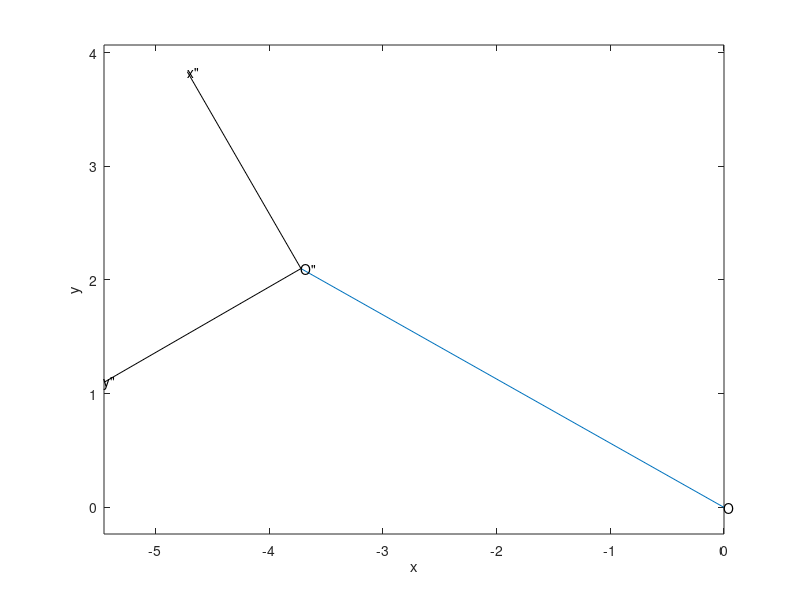

MATLAB code for this plot:
%% %%%%%%%%%%%%%%%%%%%%%%%%%%%%%%%
%           EXAMPLE 4            %
%% %%%%%%%%%%%%%%%%%%%%%%%%%%%%%%%
clc
clear all
close all

deg2rad = pi/180;

%% %%%%%%%%%%%%%%%%%%%%%%%%%%%%%%%
% Find the transformation matrix of Frame {V} with respect to {U},
% Frame rotates counter-clockwise around z axis

q = 120*deg2rad;
p = [ -3.72 2.10 0 ]';

%% %%%%%%%%%%%%%%%%%%%%%%%%%%%%%%%%%%%%%%%%%%%%%%%%%%%%%%%%%%%%%%
% Graphical representation of frames
OOx = [ 0 ; p(1,1) ] ;
OOy = [ 0 ; p(2,1) ] ;
plot(OOx,OOy)
axis equal
text(0,0,'O')
ylabel('y'), xlabel('x')
hold on
OOxx = [ p(1,1) ; p(1,1)-2*sin(30*deg2rad) ] ;
OOxy = [ p(2,1) ; p(2,1)+2*cos(30*deg2rad) ] ;
plot(OOxx,OOxy,'k')
text(p(1,1)-2*sin(30*deg2rad),p(2,1)+2*cos(30*deg2rad),'x"')
hold on
OOyx = [ p(1,1) ; p(1,1)-2*sin(60*deg2rad) ] ;
OOyy = [ p(2,1) ; p(2,1)-2*cos(60*deg2rad) ] ;
plot(OOyx,OOyy,'k')
text(p(1,1)-2*sin(60*deg2rad),p(2,1)-2*cos(60*deg2rad),'y"')
text(p(1,1),p(2,1),'O"')

%% %%%%%%%%%%%%%%%%%%%%%%%%%%%%%%%%%%%%%%%%%%%%%%%%%%%%%%%%%%%%%%%%%

% Abbreviations
cq = cos(q) ;
sq = sin(q) ;

% Rotation Matrix for rotation around z axis
R = [ cq -sq 0 ;
      sq  cq 0 ;
      0   0  1 ] ;

% Transformation Matrix of {V} with respect to {U}
Tuv = [   R   p ;
        0 0 0 1 ] 

